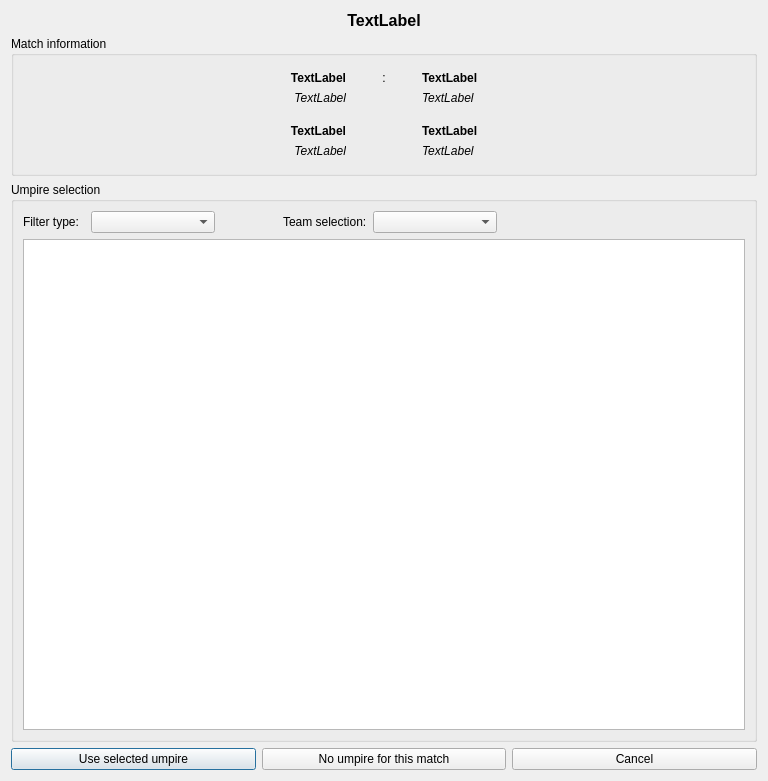
<?xml version="1.0" encoding="UTF-8"?>
<ui version="4.0">
 <class>DlgSelectReferee</class>
 <widget class="QDialog" name="DlgSelectReferee">
  <property name="geometry">
   <rect>
    <x>0</x>
    <y>0</y>
    <width>768</width>
    <height>781</height>
   </rect>
  </property>
  <property name="windowTitle">
   <string>Select umpire</string>
  </property>
  <layout class="QVBoxLayout" name="verticalLayout_2">
   <item>
    <layout class="QVBoxLayout" name="verticalLayout" stretch="0,1,4,0">
     <item>
      <widget class="QLabel" name="laHeadline">
       <property name="font">
        <font>
         <pointsize>12</pointsize>
         <weight>75</weight>
         <bold>true</bold>
        </font>
       </property>
       <property name="text">
        <string>TextLabel</string>
       </property>
       <property name="alignment">
        <set>Qt::AlignCenter</set>
       </property>
      </widget>
     </item>
     <item>
      <widget class="QGroupBox" name="groupBox">
       <property name="title">
        <string>Match information</string>
       </property>
       <property name="flat">
        <bool>false</bool>
       </property>
       <layout class="QGridLayout" name="gridLayout_2">
        <item row="0" column="0">
         <layout class="QGridLayout" name="gridLayout" columnstretch="5,1,5">
          <item row="1" column="0">
           <widget class="QLabel" name="laPair1Player1Team">
            <property name="font">
             <font>
              <italic>true</italic>
             </font>
            </property>
            <property name="text">
             <string>TextLabel</string>
            </property>
            <property name="alignment">
             <set>Qt::AlignRight|Qt::AlignTop|Qt::AlignTrailing</set>
            </property>
           </widget>
          </item>
          <item row="0" column="0">
           <widget class="QLabel" name="laPair1Player1Name">
            <property name="font">
             <font>
              <weight>75</weight>
              <bold>true</bold>
             </font>
            </property>
            <property name="text">
             <string>TextLabel</string>
            </property>
            <property name="alignment">
             <set>Qt::AlignBottom|Qt::AlignRight|Qt::AlignTrailing</set>
            </property>
           </widget>
          </item>
          <item row="2" column="0">
           <widget class="QLabel" name="laPair1Player2Name">
            <property name="font">
             <font>
              <weight>75</weight>
              <bold>true</bold>
             </font>
            </property>
            <property name="text">
             <string>TextLabel</string>
            </property>
            <property name="alignment">
             <set>Qt::AlignBottom|Qt::AlignRight|Qt::AlignTrailing</set>
            </property>
           </widget>
          </item>
          <item row="0" column="1">
           <widget class="QLabel" name="label_2">
            <property name="text">
             <string>:</string>
            </property>
            <property name="alignment">
             <set>Qt::AlignBottom|Qt::AlignHCenter</set>
            </property>
           </widget>
          </item>
          <item row="0" column="2">
           <widget class="QLabel" name="laPair2Player1Name">
            <property name="font">
             <font>
              <weight>75</weight>
              <bold>true</bold>
             </font>
            </property>
            <property name="text">
             <string>TextLabel</string>
            </property>
            <property name="alignment">
             <set>Qt::AlignBottom|Qt::AlignLeading|Qt::AlignLeft</set>
            </property>
           </widget>
          </item>
          <item row="1" column="2">
           <widget class="QLabel" name="laPair2Player1Team">
            <property name="font">
             <font>
              <italic>true</italic>
             </font>
            </property>
            <property name="text">
             <string>TextLabel</string>
            </property>
            <property name="alignment">
             <set>Qt::AlignLeading|Qt::AlignLeft|Qt::AlignTop</set>
            </property>
           </widget>
          </item>
          <item row="3" column="0">
           <widget class="QLabel" name="laPair1Player2Team">
            <property name="font">
             <font>
              <italic>true</italic>
             </font>
            </property>
            <property name="text">
             <string>TextLabel</string>
            </property>
            <property name="alignment">
             <set>Qt::AlignRight|Qt::AlignTop|Qt::AlignTrailing</set>
            </property>
           </widget>
          </item>
          <item row="2" column="2">
           <widget class="QLabel" name="laPair2Player2Name">
            <property name="font">
             <font>
              <weight>75</weight>
              <bold>true</bold>
             </font>
            </property>
            <property name="text">
             <string>TextLabel</string>
            </property>
            <property name="alignment">
             <set>Qt::AlignBottom|Qt::AlignLeading|Qt::AlignLeft</set>
            </property>
           </widget>
          </item>
          <item row="3" column="2">
           <widget class="QLabel" name="laPair2Player2Team">
            <property name="font">
             <font>
              <italic>true</italic>
             </font>
            </property>
            <property name="text">
             <string>TextLabel</string>
            </property>
            <property name="alignment">
             <set>Qt::AlignLeading|Qt::AlignLeft|Qt::AlignTop</set>
            </property>
           </widget>
          </item>
         </layout>
        </item>
       </layout>
      </widget>
     </item>
     <item>
      <widget class="QGroupBox" name="groupBox_2">
       <property name="title">
        <string>Umpire selection</string>
       </property>
       <layout class="QVBoxLayout" name="verticalLayout_4">
        <item>
         <layout class="QVBoxLayout" name="verticalLayout_3">
          <item>
           <layout class="QHBoxLayout" name="horizontalLayout" stretch="1,2,1,1,2,4">
            <item>
             <widget class="QLabel" name="label">
              <property name="text">
               <string>Filter type:</string>
              </property>
             </widget>
            </item>
            <item>
             <widget class="QComboBox" name="cbFilterMode"/>
            </item>
            <item>
             <spacer name="horizontalSpacer">
              <property name="orientation">
               <enum>Qt::Horizontal</enum>
              </property>
              <property name="sizeHint" stdset="0">
               <size>
                <width>40</width>
                <height>20</height>
               </size>
              </property>
             </spacer>
            </item>
            <item>
             <widget class="QLabel" name="laTeamSelection">
              <property name="text">
               <string>Team selection:</string>
              </property>
             </widget>
            </item>
            <item>
             <widget class="QComboBox" name="cbTeamSelection"/>
            </item>
            <item>
             <spacer name="horizontalSpacer_2">
              <property name="orientation">
               <enum>Qt::Horizontal</enum>
              </property>
              <property name="sizeHint" stdset="0">
               <size>
                <width>40</width>
                <height>20</height>
               </size>
              </property>
             </spacer>
            </item>
           </layout>
          </item>
          <item>
           <widget class="RefereeTableWidget" name="tabPlayers">
            <property name="selectionMode">
             <enum>QAbstractItemView::SingleSelection</enum>
            </property>
            <property name="selectionBehavior">
             <enum>QAbstractItemView::SelectRows</enum>
            </property>
            <attribute name="verticalHeaderVisible">
             <bool>false</bool>
            </attribute>
           </widget>
          </item>
         </layout>
        </item>
       </layout>
      </widget>
     </item>
     <item>
      <layout class="QHBoxLayout" name="horizontalLayout_2">
       <item>
        <widget class="QPushButton" name="btnSelect">
         <property name="text">
          <string>Use selected umpire</string>
         </property>
        </widget>
       </item>
       <item>
        <widget class="QPushButton" name="btnNone">
         <property name="text">
          <string>No umpire for this match</string>
         </property>
        </widget>
       </item>
       <item>
        <widget class="QPushButton" name="btnCancel">
         <property name="text">
          <string>Cancel</string>
         </property>
        </widget>
       </item>
      </layout>
     </item>
    </layout>
   </item>
  </layout>
 </widget>
 <customwidgets>
  <customwidget>
   <class>RefereeTableWidget</class>
   <extends>QTableWidget</extends>
   <header>ui/DlgSelectReferee.h</header>
   <slots>
    <slot>onPlayerSelectionChanged()</slot>
   </slots>
  </customwidget>
 </customwidgets>
 <resources/>
 <connections>
  <connection>
   <sender>btnCancel</sender>
   <signal>clicked()</signal>
   <receiver>DlgSelectReferee</receiver>
   <slot>reject()</slot>
   <hints>
    <hint type="sourcelabel">
     <x>634</x>
     <y>652</y>
    </hint>
    <hint type="destinationlabel">
     <x>383</x>
     <y>337</y>
    </hint>
   </hints>
  </connection>
  <connection>
   <sender>cbFilterMode</sender>
   <signal>currentIndexChanged(int)</signal>
   <receiver>DlgSelectReferee</receiver>
   <slot>onFilterModeChanged()</slot>
   <hints>
    <hint type="sourcelabel">
     <x>154</x>
     <y>181</y>
    </hint>
    <hint type="destinationlabel">
     <x>383</x>
     <y>337</y>
    </hint>
   </hints>
  </connection>
  <connection>
   <sender>cbTeamSelection</sender>
   <signal>currentIndexChanged(int)</signal>
   <receiver>DlgSelectReferee</receiver>
   <slot>onTeamSelectionChanged()</slot>
   <hints>
    <hint type="sourcelabel">
     <x>444</x>
     <y>181</y>
    </hint>
    <hint type="destinationlabel">
     <x>383</x>
     <y>337</y>
    </hint>
   </hints>
  </connection>
  <connection>
   <sender>btnSelect</sender>
   <signal>clicked()</signal>
   <receiver>DlgSelectReferee</receiver>
   <slot>onBtnSelectClicked()</slot>
   <hints>
    <hint type="sourcelabel">
     <x>133</x>
     <y>652</y>
    </hint>
    <hint type="destinationlabel">
     <x>383</x>
     <y>337</y>
    </hint>
   </hints>
  </connection>
  <connection>
   <sender>tabPlayers</sender>
   <signal>itemSelectionChanged()</signal>
   <receiver>DlgSelectReferee</receiver>
   <slot>onPlayerSelectionChanged()</slot>
   <hints>
    <hint type="sourcelabel">
     <x>383</x>
     <y>410</y>
    </hint>
    <hint type="destinationlabel">
     <x>383</x>
     <y>337</y>
    </hint>
   </hints>
  </connection>
  <connection>
   <sender>btnNone</sender>
   <signal>clicked()</signal>
   <receiver>DlgSelectReferee</receiver>
   <slot>onBtnNoneClicked()</slot>
   <hints>
    <hint type="sourcelabel">
     <x>383</x>
     <y>652</y>
    </hint>
    <hint type="destinationlabel">
     <x>383</x>
     <y>337</y>
    </hint>
   </hints>
  </connection>
  <connection>
   <sender>tabPlayers</sender>
   <signal>itemDoubleClicked(QTableWidgetItem*)</signal>
   <receiver>DlgSelectReferee</receiver>
   <slot>onPlayerDoubleClicked()</slot>
   <hints>
    <hint type="sourcelabel">
     <x>383</x>
     <y>410</y>
    </hint>
    <hint type="destinationlabel">
     <x>383</x>
     <y>337</y>
    </hint>
   </hints>
  </connection>
 </connections>
 <slots>
  <slot>onFilterModeChanged()</slot>
  <slot>onTeamSelectionChanged()</slot>
  <slot>onPlayerSelectionChanged()</slot>
  <slot>onBtnSelectClicked()</slot>
  <slot>onBtnNoneClicked()</slot>
  <slot>onPlayerDoubleClicked()</slot>
 </slots>
</ui>
